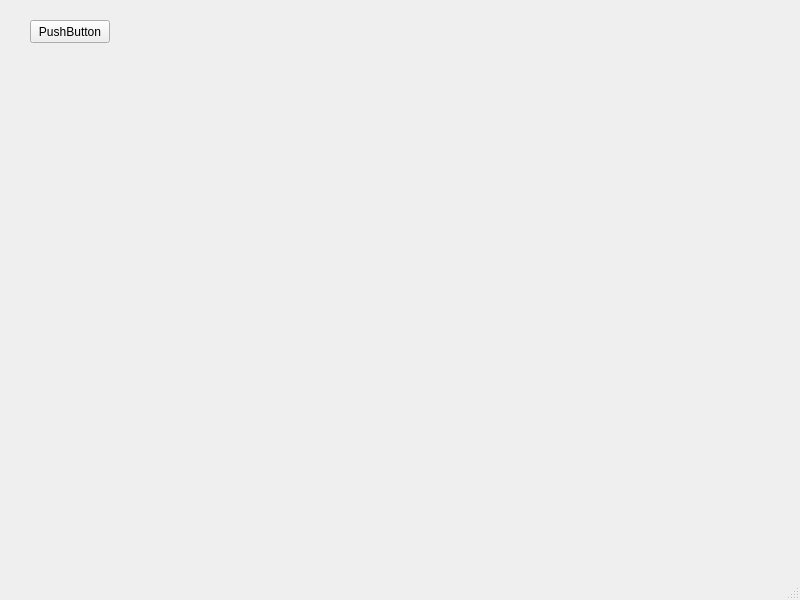
<?xml version="1.0" encoding="UTF-8"?>
<ui version="4.0">
 <class>MainWindow</class>
 <widget class="QMainWindow" name="MainWindow">
  <property name="geometry">
   <rect>
    <x>0</x>
    <y>0</y>
    <width>800</width>
    <height>600</height>
   </rect>
  </property>
  <property name="windowTitle">
   <string>MainWindow</string>
  </property>
  <widget class="QWidget" name="centralwidget">
   <widget class="QPushButton" name="pushButton">
    <property name="geometry">
     <rect>
      <x>30</x>
      <y>20</y>
      <width>80</width>
      <height>23</height>
     </rect>
    </property>
    <property name="text">
     <string>PushButton</string>
    </property>
   </widget>
   <widget class="QLabel" name="label">
    <property name="geometry">
     <rect>
      <x>30</x>
      <y>80</y>
      <width>401</width>
      <height>341</height>
     </rect>
    </property>
    <property name="text">
     <string/>
    </property>
    <property name="pixmap">
     <pixmap resource="MyResources.qrc">:/images/cat.jpg</pixmap>
    </property>
   </widget>
  </widget>
  <widget class="QMenuBar" name="menubar">
   <property name="geometry">
    <rect>
     <x>0</x>
     <y>0</y>
     <width>800</width>
     <height>20</height>
    </rect>
   </property>
  </widget>
  <widget class="QStatusBar" name="statusbar"/>
 </widget>
 <resources>
  <include location="MyResources.qrc"/>
 </resources>
 <connections/>
</ui>
